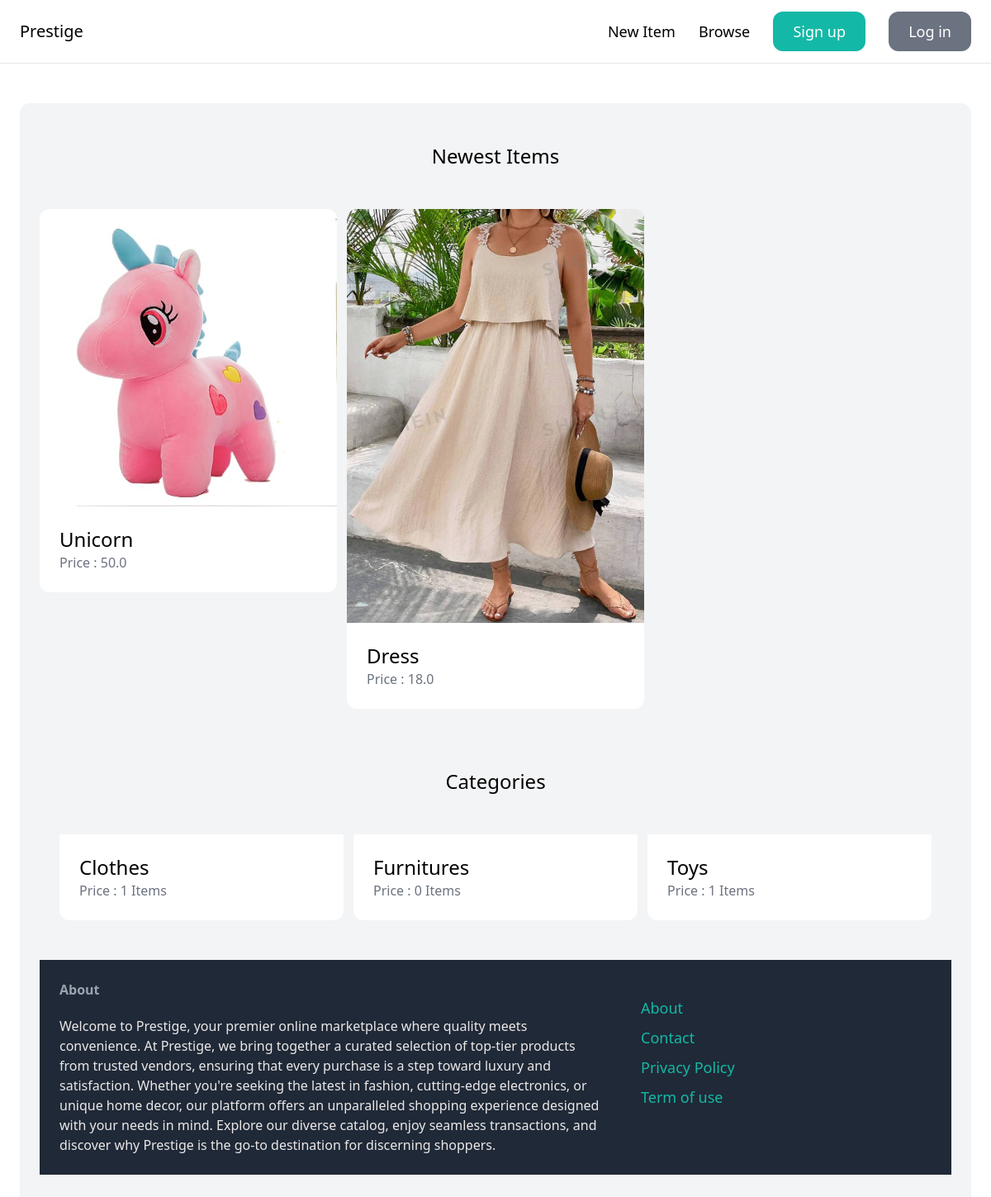
The app's page /, older data.
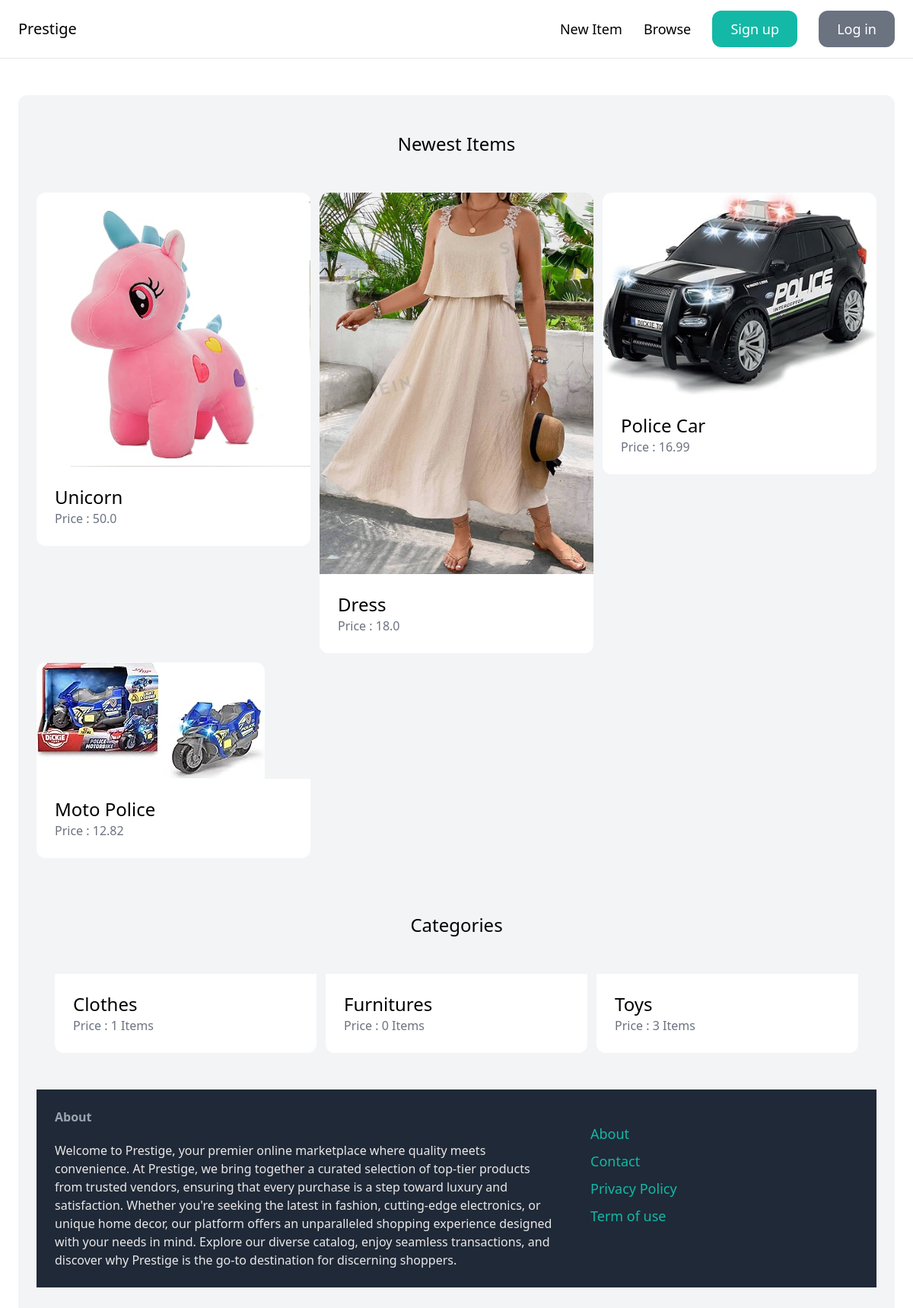
The same page, newer data.
### item/models.py (models this page shows, shortened)
class Item (models.Model):
    category=models.ForeignKey(Category, related_name='items', on_delete=models.CASCADE)
    name=models.CharField(max_length=255)
    description = models.TextField(blank=True, null=True)
    price = models.FloatField()
    image= models.ImageField(upload_to='item_image', blank=True, null=True)
    is_sold = models.BooleanField(default=False)
    created_by  = models.ForeignKey(User, related_name='items', on_delete=models.CASCADE)
    created_at = models.DateTimeField(auto_now_add=True)

class Category(models.Model):
    name=models.CharField(max_length=255)
    class Meta():
        ordering = ('name',)
        verbose_name_plural = "Categories"

### core/views.py (the view)
# urls.py: path('', views.index, name='index'),
def index(request):
    items = Item.objects.filter(is_sold=False)[0:6]
    categories = Category.objects.all
    return render(request, 'core/index.html', {
        'categories': categories,
        'items': items,
    })

### templates/core/index.html (shortened to what this page needs)
{% extends 'core/base.html' %}
{% block content %}
    <div class="mt-6 px-6 py-12 bg-gray-100 rounded-xl">
        <h2 class="mb-12 text-2xl text-center">Newest Items</h2>
        <div class="grid grid-cols-3 gap-3">
            {% for item in items %}
                <div>
                    <a href="{% url 'item:detail' item.id %}">
                        <div>
                            <img src="{{ item.image.url}}" class="rounded-t-xl">
                        </div>
                        <div class="p-6 bg-white rounded-b-xl">
                            <h2 class="text-2xl">{{ item.name }}</h2>
                            <p class="text-gray-500"> Price : {{ item.price }}</p>
                        </div>
                    </a>
                </div>
            {% endfor %}
        </div>
    <div class="mt-6 px-6 py-12 bg-gray-100 rounded-xl">
        <h2 class="mb-12 text-2xl text-center">Categories</h2>
        <div class="grid grid-cols-3 gap-3">
            {% for category in categories%}
            <div>
                <a href="#">
                    <div class="p-6 bg-white rounded-b-xl">
                        <h2 class="text-2xl">{{ category.name }}</h2>
                        <p class="text-gray-500"> Price : {{ category.items.count }} Items</p>
                    </div>
                </a>
            </div>
            {% endfor %}
        </div>
{% endblock %}

Row changes from the older to the newer data that the page shows:
added Item: image (picture), name "Police Car", price "16.99"
added Item: image (picture), name "Moto Police", price "12.82"
computed for Category "Toys": items.count "1" → "3"
